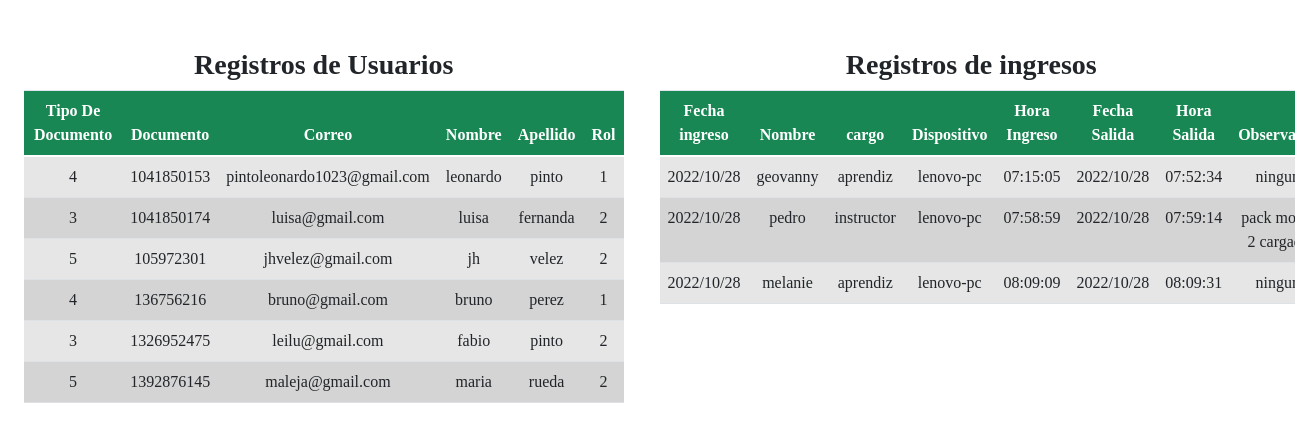
Before: /pages/listado.php with the older database file.
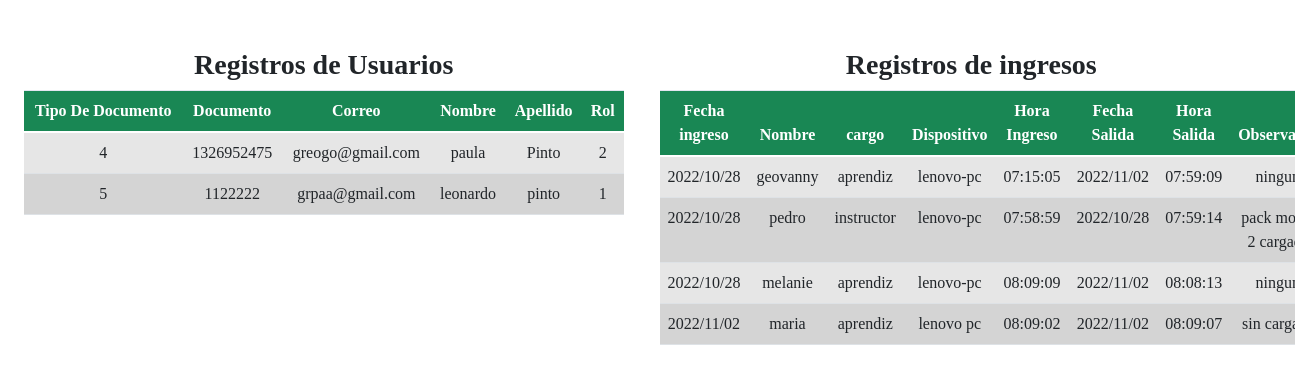
After: the same page with the newer database file.
### tables this page shows
CREATE TABLE `personas` (
  `id` int(11) NOT NULL,
  `tipo_documento` int(11) NOT NULL,
  `documento` int(11) NOT NULL,
  `correo` varchar(80) NOT NULL,
  `nombre` varchar(70) NOT NULL,
  `apellido` varchar(70) NOT NULL,
  `pass` varchar(300) NOT NULL,
  `rol` int(70) NOT NULL
);

CREATE TABLE `objetos` (
  `id` int(11) NOT NULL,
  `fecha` varchar(70) NOT NULL,
  `nombre` varchar(70) NOT NULL,
  `cargo` varchar(70) NOT NULL,
  `dispositivo` varchar(70) NOT NULL,
  `h_ingreso` varchar(70) NOT NULL,
  `fecha_salida` varchar(70) NOT NULL,
  `h_salida` varchar(70) DEFAULT NULL,
  `observacion` varchar(200) NOT NULL
);

### pages/listado.php (the view, shortened to what this page needs)
<!DOCTYPE html>
<html lang="es">
<head>
    <link rel="stylesheet" href="../bootstrap-5.0.2-dist/css/sb-admin-2.css">
    <link rel="stylesheet" href="../bootstrap-5.0.2-dist/css/bootstrap.min.css">
    <link rel="stylesheet" href="//cdn.datatables.net/1.12.1/css/jquery.dataTables.min.css">
</head>
<body class="nav">
<div class="col-6 p-4 mt-4">
    <h3 class="text-center"> <strong>Registros de Usuarios</strong></h3>
            <table class="table table-striped text-center text-white">
                <thead>
                    <tr>
                        <th scope="col" class="bg-success">Tipo De Documento</th>
                        <th scope="col" class="bg-success">Documento</th>
                        <th scope="col" class="bg-success">Correo</th>
                        <th scope="col" class="bg-success">Nombre</th>
                        <th scope="col" class="bg-success">Apellido</th>
                        <th scope="col" class="bg-success">Rol</th>
                    </tr>
                </thead>
                    <tbody id="myTable">
                        <?php
                            include("../crud/model/connection.php");
                            $sql = $con->query(" SELECT * FROM personas");
                            while($datos=$sql->fetch_object()) {?>
                    <tr class="table-active">
                        <td><?= $datos->tipo_documento?></td>
                        <td><?= $datos->documento?></td>
                        <td><?= $datos->correo?></td>
                        <td><?= $datos->nombre?></td>
                        <td><?= $datos->apellido?></td>
                        <td><?= $datos->rol?></td>
                    </tr>
                        <?php
                            }
                        ?>
                    </tbody>
            </table>
        </div>
            <div class="col-6 p-7 mt-5">
                <h3 class="text-center"> <strong>Registros de ingresos</strong></h3>
                <table class="table table-striped text-center text-white" id="myTable">
                    <thead>
                        <tr>
                            <th scope="col" class="bg-success">Fecha ingreso</th>
                            <th scope="col" class="bg-success">Nombre</th>
                            <th scope="col" class="bg-success">cargo</th>
                            <th scope="col" class="bg-success">Dispositivo</th>
                            <th scope="col" class="bg-success">Hora Ingreso</th>
                            <th scope="col" class="bg-success">Fecha Salida</th>
                            <th scope="col" class="bg-success">Hora Salida</th>
                            <th scope="col" class="bg-success">Observacion</th>
                        </tr>
                    </thead>
                        <tbody id="myTable">
                            <?php
                            include("../crud/model/connection.php");
                            $sql = $con->query(" SELECT * FROM objetos");
                            while($datos=$sql->fetch_object()) {?>
                            <tr class="table-active">
                                <td><?= $datos->fecha?></td>
                                <td><?= $datos->nombre?></td>
                                <td><?= $datos->cargo?></td>
                                <td><?= $datos->dispositivo?></td>
                                <td><?= $datos->h_ingreso?></td>
                                <td><?= $datos->fecha_salida?></td>
                                <td><?= $datos->h_salida?></td>
                                <td><?= $datos->observacion?></td>
                            </tr>
                        <?php
                            }
                            ?>
                        </tbody>
                </table>
            </div>
</body>
</html>

Changed rows visible on the page:
removed personas: tipo_documento "4", documento "1041850153", correo "pintoleonardo1023@gmail.com", nombre "leonardo", apellido "pinto", rol "1"
removed personas: tipo_documento "3", documento "1041850174", correo "luisa@gmail.com", nombre "luisa", apellido "fernanda", rol "2"
removed personas: tipo_documento "5", documento "105972301", correo "jhvelez@gmail.com", nombre "jh", apellido "velez", rol "2"
removed personas: tipo_documento "4", documento "136756216", correo "bruno@gmail.com", nombre "bruno", apellido "perez", rol "1"
removed personas: tipo_documento "3", documento "1326952475", correo "leilu@gmail.com", nombre "fabio", apellido "pinto", rol "2"
removed personas: tipo_documento "5", documento "1392876145", correo "maleja@gmail.com", nombre "maria", apellido "rueda", rol "2"
added personas: tipo_documento "4", documento "1326952475", correo "greogo@gmail.com", nombre "paula", apellido "Pinto", rol "2"
added personas: tipo_documento "5", documento "1122222", correo "grpaa@gmail.com", nombre "leonardo", apellido "pinto", rol "1"
changed objetos "geovanny": fecha_salida "2022/10/28" → "2022/11/02"; h_salida "07:52:34" → "07:59:09"
changed objetos "melanie": fecha_salida "2022/10/28" → "2022/11/02"; h_salida "08:09:31" → "08:08:13"
added objetos: fecha "2022/11/02", nombre "maria", cargo "aprendiz", dispositivo "lenovo pc", h_ingreso "08:09:02", fecha_salida "2022/11/02", h_salida "08:09:07", observacion "sin…"
